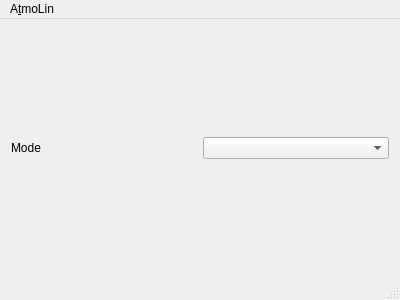
<?xml version="1.0" encoding="UTF-8"?>
<ui version="4.0">
 <class>MainWindow</class>
 <widget class="QMainWindow" name="MainWindow">
  <property name="geometry">
   <rect>
    <x>0</x>
    <y>0</y>
    <width>400</width>
    <height>300</height>
   </rect>
  </property>
  <property name="windowTitle">
   <string>AtmoLin</string>
  </property>
  <property name="windowIcon">
   <iconset resource="res.qrc">
    <normaloff>:/img/icon</normaloff>:/img/icon</iconset>
  </property>
  <widget class="QWidget" name="centralWidget">
   <layout class="QGridLayout" name="gridLayout_2">
    <item row="0" column="0">
     <layout class="QGridLayout" name="gridLayout">
      <item row="0" column="1">
       <widget class="QComboBox" name="comboBox_mode"/>
      </item>
      <item row="0" column="0">
       <widget class="QLabel" name="label">
        <property name="text">
         <string>Mode</string>
        </property>
       </widget>
      </item>
     </layout>
    </item>
   </layout>
  </widget>
  <widget class="QMenuBar" name="menuBar">
   <property name="geometry">
    <rect>
     <x>0</x>
     <y>0</y>
     <width>400</width>
     <height>32</height>
    </rect>
   </property>
   <widget class="QMenu" name="menuFile">
    <property name="title">
     <string>A&amp;tmoLin</string>
    </property>
    <addaction name="actionQuit"/>
   </widget>
   <addaction name="menuFile"/>
  </widget>
  <widget class="QStatusBar" name="statusBar"/>
  <action name="actionQuit">
   <property name="text">
    <string>&amp;Quit</string>
   </property>
  </action>
 </widget>
 <layoutdefault spacing="6" margin="11"/>
 <resources>
  <include location="res.qrc"/>
 </resources>
 <connections/>
</ui>
